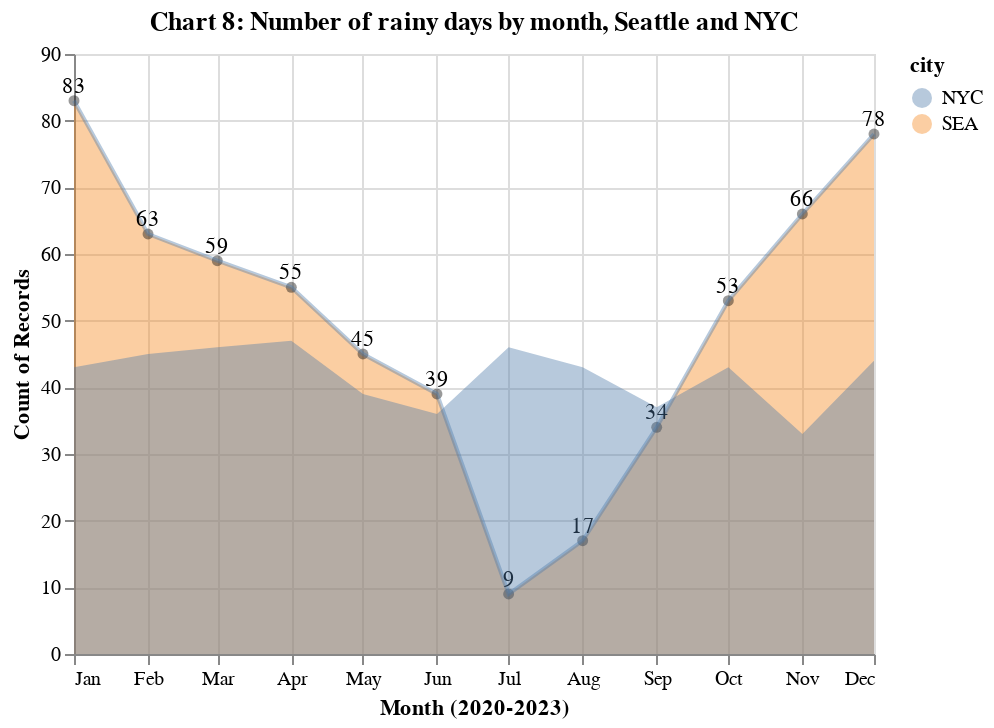

The cell this chart's notebook holds for it:
### Code cell
#Or, visualizaed differently:
chart6 = alt.Chart(df).mark_area(opacity=0.4, color='orange').encode(
    alt.Y('count():Q'),
    alt.X('month(date):T', title='Month (2020-2023)'),
    alt.Color('city:N')
).transform_filter('datum.precipitation > 0.00'
).transform_filter('datum.city == "SEA"'
).properties(title='Chart 8: Number of rainy days by month, Seattle and NYC')

dots6= alt.Chart(df).mark_circle(opacity=0.4, color='black').encode(
    alt.Y('count():Q'),
    alt.X('month(date):T', title='Month (2020-2023)')
).transform_filter('datum.precipitation > 0.00'
).transform_filter('datum.city == "SEA"'
).properties(title='Chart 8: Number of rainy days by month, Seattle and NYC')

line6 = alt.Chart(df).mark_line(opacity=0.4).encode(
    alt.Y('count():Q'),
    alt.X('month(date):T', title='Month (2020-2023)')
).transform_filter('datum.precipitation > 0.00'
).transform_filter('datum.city == "SEA"'
).properties(title='Chart 8: Number of rainy days by month, Seattle and NYC')

text6 = line6.mark_text(dy= -7).encode(text='count():Q')

nyc6 = alt.Chart(df).mark_area(opacity=0.4).encode(
    alt.Y('count():Q', scale=alt.Scale(domain=[0, 90])),
    alt.X('month(date):T', title='Month (2020-2023)'),
    alt.Color('city:N')
).transform_filter('datum.precipitation > 0.00'
).transform_filter('datum.city == "NYC"')

chart6 + dots6 + line6 + text6 + nyc6

### Figure 1 — Vega-Lite specification as saved in the notebook (floating-point values rounded to 4 significant figures; data arrays with more than 128 entries replaced by an {"elided": "..."} marker saying what was removed)
{"config": {"view": {"continuousWidth": 400, "continuousHeight": 300}}, "layer": [{"mark": {"type": "area", "color": "orange", "opacity": 0.4}, "encoding": {"color": {"field": "city", "type": "nominal"}, "x": {"field": "date", "timeUnit": "month", "title": "Month (2020-2023)", "type": "temporal"}, "y": {"aggregate": "count", "type": "quantitative"}}, "title": "Chart 8: Number of rainy days by month, Seattle and NYC", "transform": [{"filter": "datum.precipitation > 0.00"}, {"filter": "datum.city == \"SEA\""}]}, {"mark": {"type": "circle", "color": "black", "opacity": 0.4}, "encoding": {"x": {"field": "date", "timeUnit": "month", "title": "Month (2020-2023)", "type": "temporal"}, "y": {"aggregate": "count", "type": "quantitative"}}, "title": "Chart 8: Number of rainy days by month, Seattle and NYC", "transform": [{"filter": "datum.precipitation > 0.00"}, {"filter": "datum.city == \"SEA\""}]}, {"mark": {"type": "line", "opacity": 0.4}, "encoding": {"x": {"field": "date", "timeUnit": "month", "title": "Month (2020-2023)", "type": "temporal"}, "y": {"aggregate": "count", "type": "quantitative"}}, "title": "Chart 8: Number of rainy days by month, Seattle and NYC", "transform": [{"filter": "datum.precipitation > 0.00"}, {"filter": "datum.city == \"SEA\""}]}, {"mark": {"type": "text", "dy": -7}, "encoding": {"text": {"aggregate": "count", "type": "quantitative"}, "x": {"field": "date", "timeUnit": "month", "title": "Month (2020-2023)", "type": "temporal"}, "y": {"aggregate": "count", "type": "quantitative"}}, "title": "Chart 8: Number of rainy days by month, Seattle and NYC", "transform": [{"filter": "datum.precipitation > 0.00"}, {"filter": "datum.city == \"SEA\""}]}, {"mark": {"type": "area", "opacity": 0.4}, "encoding": {"color": {"field": "city", "type": "nominal"}, "x": {"field": "date", "timeUnit": "month", "title": "Month (2020-2023)", "type": "temporal"}, "y": {"aggregate": "count", "scale": {"domain": [0, 90]}, "type": "quantitative"}}, "transform": [{"filter": "datum.precipitation > 0.00"}, {"filter": "datum.city == \"NYC\""}]}], "data": {"name": "data-b5808048831bcd26a40da6692cee2928"}, "$schema": "https://vega.github.io/schema/vega-lite/v4.17.0.json", "datasets": {"data-b5808048831bcd26a40da6692cee2928": {"elided": "2922 records"}}}
